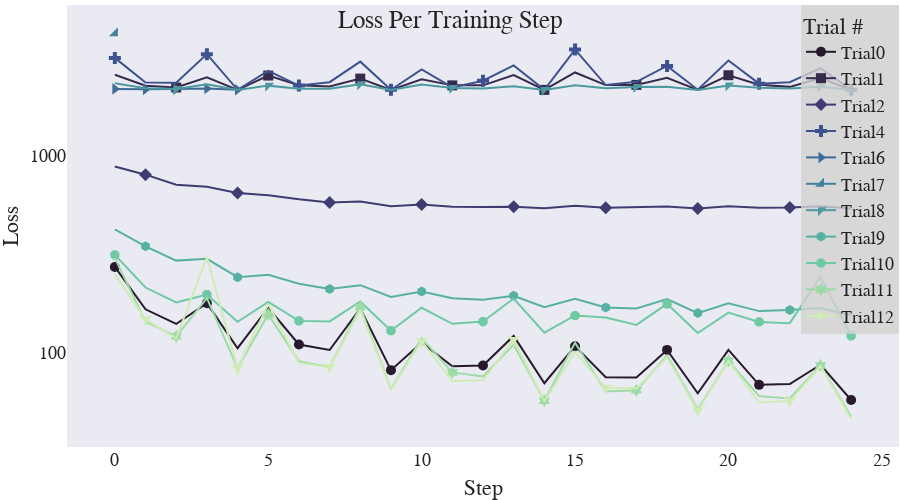

Source (notebook cell):
### Code cell
imp.reload(cplot)
scope = PlotlyScope()

#max_experiments = None for all experiments

fig=cplot.get_intermediate_plot(study,max_experiments=11,max_num_steps=30,color_scale=px.colors.sequential.deep_r)
fig.update_layout(
    autosize=False,title_text='Loss Per Training Step',  title_x=0.5, title_y=0.98, yaxis_type="log",
    template="seaborn",
width=900,height=500,
    font_family="Times New Roman",
    font_size=18,
    title_font_family="Times New Roman",
    title_font_size=25,
    margin=dict(l=0, t=5,r=1,  b=1),
    legend_title_text="Trial #",
                  legend=dict(
                      bgcolor='rgba(210,210,210,0.8)',
                  orientation="v",
                yanchor="top",
                y=1,
                xanchor="right",x=1)
    )
fig.update_xaxes(showgrid=False,zeroline=False,)
fig.update_yaxes(showgrid=False,title_text="Loss",dtick=1)



with open("loss_per_training.pdf", "wb") as f:
    f.write(scope.transform(fig, format="pdf", width=1000,height=500,))
fig

### Figure 1 — Plotly figure (JSON) as saved in the notebook; plotly's stock layout.template omitted (floating-point values rounded to 4 significant figures)
{"data": [{"marker": {"color": "rgb(39, 26, 44)", "maxdisplayed": 10, "size": 10, "symbol": 0}, "mode": "lines+markers", "name": "Trial0", "type": "scatter", "x": [0, 1, 2, 3, 4, 5, 6, 7, 8, 9, 10, 11, 12, 13, 14, 15, 16, 17, 18, 19, 20, 21, 22, 23, 24], "y": [272.5, 166.2, 140.1, 178.5, 105.6, 169.3, 110.2, 103.4, 168.1, 81.74, 112.8, 85.5, 86.21, 121.9, 70.12, 108.1, 75.29, 75.07, 103.5, 62.41, 103.6, 68.83, 69.46, 87.07, 57.7]}, {"marker": {"color": "rgb(54, 43, 77)", "maxdisplayed": 10, "size": 10, "symbol": 1}, "mode": "lines+markers", "name": "Trial1", "type": "scatter", "x": [0, 1, 2, 3, 4, 5, 6, 7, 8, 9, 10, 11, 12, 13, 14, 15, 16, 17, 18, 19, 20, 21, 22, 23, 24], "y": [2569.0, 2262.0, 2214.0, 2492.0, 2150.0, 2544.0, 2271.0, 2239.0, 2456.0, 2151.0, 2439.0, 2270.0, 2270.0, 2557.0, 2153.0, 2639.0, 2277.0, 2282.0, 2479.0, 2153.0, 2555.0, 2286.0, 2230.0, 2471.0, 2152.0]}, {"marker": {"color": "rgb(64, 60, 115)", "maxdisplayed": 10, "size": 10, "symbol": 2}, "mode": "lines+markers", "name": "Trial2", "type": "scatter", "x": [0, 1, 2, 3, 4, 5, 6, 7, 8, 9, 10, 11, 12, 13, 14, 15, 16, 17, 18, 19, 20, 21, 22, 23, 24], "y": [881.1, 800.4, 711.7, 695.2, 645.7, 629.6, 600.9, 578.9, 585.3, 553.0, 565.1, 550.0, 549.0, 550.8, 540.4, 556.0, 543.8, 546.1, 551.9, 539.8, 553.5, 543.7, 545.2, 553.0, 539.6]}, {"marker": {"color": "rgb(62, 82, 143)", "maxdisplayed": 10, "size": 10, "symbol": 3}, "mode": "lines+markers", "name": "Trial4", "type": "scatter", "x": [0, 1, 2, 3, 4, 5, 6, 7, 8, 9, 10, 11, 12, 13, 14, 15, 16, 17, 18, 19, 20, 21, 22, 23, 24], "y": [3128.0, 2345.0, 2342.0, 3268.0, 2155.0, 2690.0, 2264.0, 2355.0, 2994.0, 2157.0, 2734.0, 2214.0, 2397.0, 2867.0, 2156.0, 3446.0, 2278.0, 2366.0, 2848.0, 2158.0, 3035.0, 2316.0, 2355.0, 2777.0, 2157.0]}, {"marker": {"color": "rgb(62, 108, 150)", "maxdisplayed": 10, "size": 10, "symbol": 8}, "mode": "lines+markers", "name": "Trial6", "type": "scatter", "x": [0, 1, 2, 3, 4], "y": [2178.0, 2166.0, 2173.0, 2187.0, 2155.0]}, {"marker": {"color": "rgb(68, 130, 155)", "maxdisplayed": 10, "size": 10, "symbol": 10}, "mode": "lines+markers", "name": "Trial7", "type": "scatter", "x": [0], "y": [4165.0]}, {"marker": {"color": "rgb(76, 153, 160)", "maxdisplayed": 10, "size": 10, "symbol": 12}, "mode": "lines+markers", "name": "Trial8", "type": "scatter", "x": [0, 1, 2, 3, 4, 5, 6, 7, 8, 9, 10, 11, 12, 13, 14, 15, 16, 17, 18, 19, 20, 21, 22, 23, 24], "y": [2324.0, 2195.0, 2176.0, 2301.0, 2150.0, 2263.0, 2184.0, 2184.0, 2301.0, 2150.0, 2294.0, 2199.0, 2190.0, 2249.0, 2151.0, 2271.0, 2192.0, 2225.0, 2233.0, 2151.0, 2264.0, 2206.0, 2187.0, 2232.0, 2151.0]}, {"marker": {"color": "rgb(86, 177, 163)", "maxdisplayed": 10, "size": 10, "symbol": 14}, "mode": "lines+markers", "name": "Trial9", "type": "scatter", "x": [0, 1, 2, 3, 4, 5, 6, 7, 8, 9, 10, 11, 12, 13, 14, 15, 16, 17, 18, 19, 20, 21, 22, 23, 24], "y": [422.8, 346.7, 293.5, 299.5, 241.8, 249.0, 223.9, 210.8, 220.3, 191.8, 204.5, 189.0, 185.7, 194.5, 170.3, 188.1, 169.7, 168.0, 187.5, 159.1, 178.4, 162.8, 165.0, 168.8, 154.9]}, {"marker": {"color": "rgb(111, 201, 163)", "maxdisplayed": 10, "size": 10, "symbol": 16}, "mode": "lines+markers", "name": "Trial10", "type": "scatter", "x": [0, 1, 2, 3, 4, 5, 6, 7, 8, 9, 10, 11, 12, 13, 14, 15, 16, 17, 18, 19, 20, 21, 22, 23, 24], "y": [313.8, 214.3, 180.0, 197.5, 143.7, 181.4, 145.2, 144.3, 182.1, 129.5, 169.2, 140.3, 144.2, 188.4, 126.6, 154.6, 151.1, 138.7, 177.2, 126.1, 159.9, 143.4, 141.4, 243.0, 122.1]}, {"marker": {"color": "rgb(156, 219, 165)", "maxdisplayed": 10, "size": 10, "symbol": 18}, "mode": "lines+markers", "name": "Trial11", "type": "scatter", "x": [0, 1, 2, 3, 4, 5, 6, 7, 8, 9, 10, 11, 12, 13, 14, 15, 16, 17, 18, 19, 20, 21, 22, 23, 24], "y": [302.9, 143.9, 121.3, 189.4, 83.71, 156.8, 90.76, 84.64, 170.8, 65.43, 118.8, 79.59, 75.97, 110.1, 57.2, 112.6, 63.76, 64.58, 96.91, 51.74, 91.01, 60.33, 58.69, 86.33, 47.59]}, {"marker": {"color": "rgb(206, 236, 179)", "maxdisplayed": 10, "size": 10, "symbol": 20}, "mode": "lines+markers", "name": "Trial12", "type": "scatter", "x": [0, 1, 2, 3, 4, 5, 6, 7, 8, 9, 10, 11, 12, 13, 14, 15, 16, 17, 18, 19, 20, 21, 22, 23, 24], "y": [250.3, 147.7, 118.4, 306.1, 83.14, 176.8, 88.93, 84.58, 165.0, 65.38, 114.5, 71.98, 72.55, 116.5, 56.9, 101.2, 66.3, 65.96, 94.87, 50.91, 90.91, 55.99, 56.97, 85.76, 46.39]}], "layout": {"autosize": false, "font": {"family": "Times New Roman", "size": 18}, "height": 500, "legend": {"bgcolor": "rgba(210,210,210,0.8)", "orientation": "v", "title": {"text": "Trial #"}, "x": 1, "xanchor": "right", "y": 1, "yanchor": "top"}, "margin": {"b": 1, "l": 0, "r": 1, "t": 5}, "title": {"font": {"family": "Times New Roman", "size": 25}, "text": "Loss Per Training Step", "x": 0.5, "y": 0.98}, "width": 900, "xaxis": {"autorange": true, "range": [-1.561, 25.56], "showgrid": false, "title": {"text": "Step"}, "type": "linear", "zeroline": false}, "yaxis": {"autorange": true, "dtick": 1, "range": [1.522, 3.764], "showgrid": false, "title": {"text": "Loss"}, "type": "log"}}}
